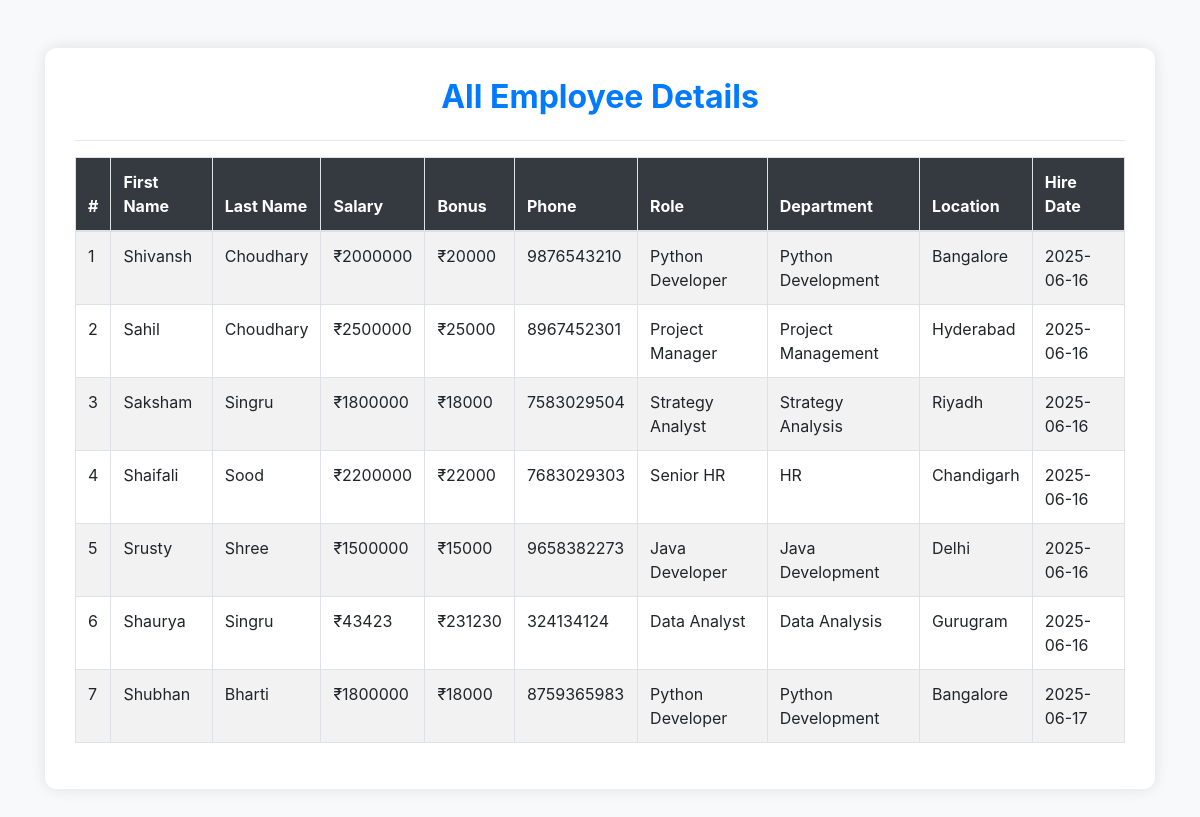
Page /all_emp (signed in) on the committed database.
### emp_app/models.py (models this page shows, shortened)
class Employee(models.Model):
    first_name =  models.CharField(max_length=100,null=False)
    last_name =  models.CharField(max_length=100)
    dept =  models.ForeignKey(Department, on_delete=models.CASCADE)
    salary =  models.IntegerField(default=0)
    bonus =  models.IntegerField(default=0)
    role =  models.ForeignKey(Role, on_delete=models.CASCADE)
    phone =  models.IntegerField(default=0)
    hire_date = models.DateField()

class Role(models.Model):
    name =  models.CharField(max_length=100,null=False)

class Department(models.Model):
    name =  models.CharField(max_length=100,null=False)
    location =  models.CharField(max_length=100)

### emp_app/views.py (the view)
# urls.py: path('all_emp', views.all_emp, name='all_emp'),
@login_required
@user_passes_test(is_admin)
def all_emp(request):
    emps = Employee.objects.all()
    context = {
        'emps': emps
    }
    return render(request, 'all_emp.html', context)

### emp_app/views.py (called while the page is built)
def is_admin(user):
    return user.is_staff

### emp_app/templates/all_emp.html (shortened to what this page needs)
<!doctype html>
<html lang="en">
  <head>
    <link rel="stylesheet"
          href="https://cdn.jsdelivr.net/npm/bootstrap@4.4.1/dist/css/bootstrap.min.css"
>
  </head>
  <body>
    <div class="container py-5">
      <div class="table-wrapper">
        <h2 class="mb-4 text-center">All Employee Details</h2>
        <hr>
        <div class="table-responsive">
          <table class="table table-hover table-striped table-bordered">
            <thead>
              <tr>
                <th>#</th>
                <th>First Name</th>
                <th>Last Name</th>
                <th>Salary</th>
                <th>Bonus</th>
                <th>Phone</th>
                <th>Role</th>
                <th>Department</th>
                <th>Location</th>
                <th>Hire Date</th>
              </tr>
            </thead>
            <tbody>
              {% for emp in emps %}
              <tr>
                <td>{{ forloop.counter }}</td>
                <td>{{ emp.first_name }}</td>
                <td>{{ emp.last_name }}</td>
                <td>₹{{ emp.salary }}</td>
                <td>₹{{ emp.bonus }}</td>
                <td>{{ emp.phone }}</td>
                <td>{{ emp.role.name }}</td>
                <td>{{ emp.dept.name }}</td>
                <td>{{ emp.dept.location }}</td>
                <td>{{ emp.hire_date|date:"Y-m-d" }}</td>
              </tr>
              {% endfor %}
            </tbody>
          </table>
        </div>
      </div>
    </div>
  </body>
</html>

### emp_app/templates/all_emp.html (style rules this page uses)
body { background-color: #f8f9fa; }
.table-wrapper { background-color: #fff; padding: 30px; border-radius: 12px; box-shadow: 0 0 15px rgba(0, 0, 0, 0.1); }
.table thead th { background-color: #343a40; color: #fff; }
h2 { font-weight: bold; color: #007bff; }

### rows in the picture
Employee: first_name "Shivansh", last_name "Choudhary", salary "2000000", bonus "20000", phone "9876543210", role.name "Python Developer", dept.name "Python Development", dept.location "Bangalore", hire_date "2025-06-16"
Employee: first_name "Sahil", last_name "Choudhary", salary "2500000", bonus "25000", phone "8967452301", role.name "Project Manager", dept.name "Project Management", dept.location "Hyderabad", hire_date "2025-06-16"
Employee: first_name "Saksham", last_name "Singru", salary "1800000", bonus "18000", phone "7583029504", role.name "Strategy Analyst", dept.name "Strategy Analysis", dept.location "Riyadh", hire_date "2025-06-16"
Employee: first_name "Shaifali", last_name "Sood", salary "2200000", bonus "22000", phone "7683029303", role.name "Senior HR", dept.name "HR", dept.location "Chandigarh", hire_date "2025-06-16"
Employee: first_name "Srusty", last_name "Shree", salary "1500000", bonus "15000", phone "9658382273", role.name "Java Developer", dept.name "Java Development", dept.location "Delhi", hire_date "2025-06-16"
Employee: first_name "Shaurya", last_name "Singru", salary "43423", bonus "231230", phone "324134124", role.name "Data Analyst", dept.name "Data Analysis", dept.location "Gurugram", hire_date "2025-06-16"
Employee: first_name "Shubhan", last_name "Bharti", salary "1800000", bonus "18000", phone "8759365983", role.name "Python Developer", dept.name "Python Development", dept.location "Bangalore", hire_date "2025-06-17"
